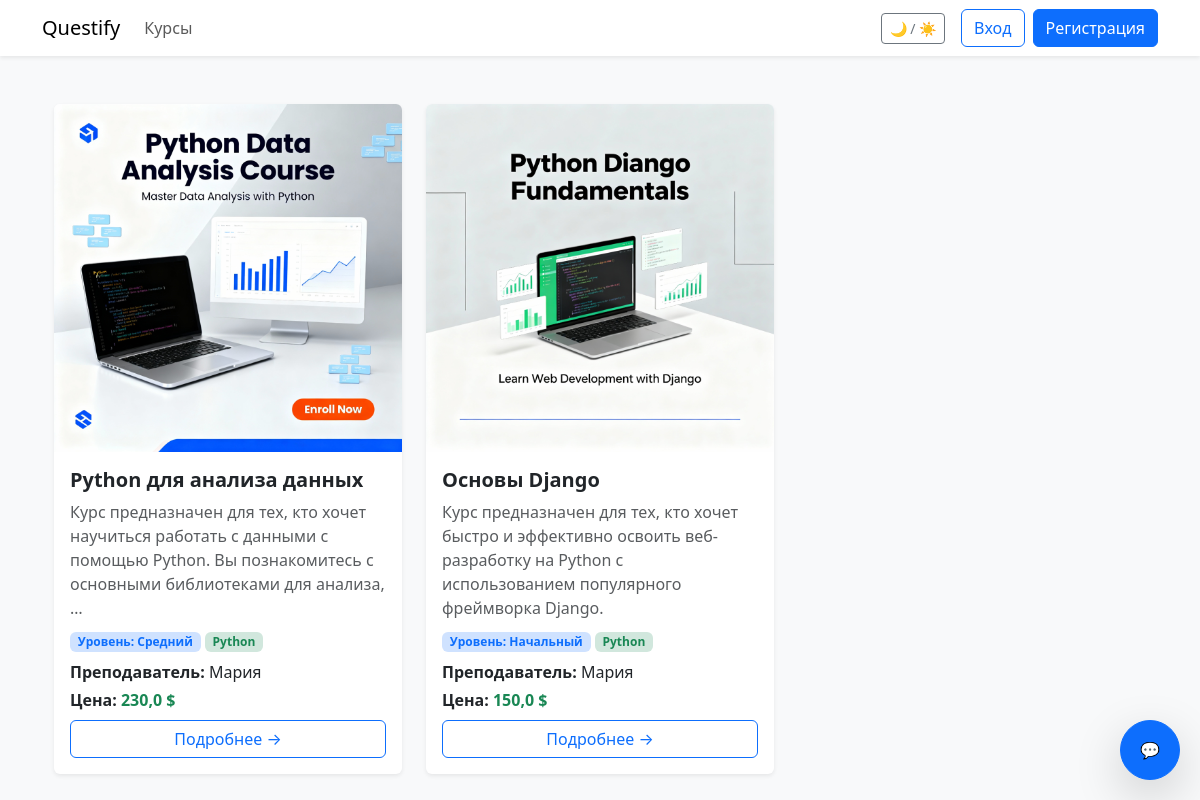
Page /course/ on the earlier database version.
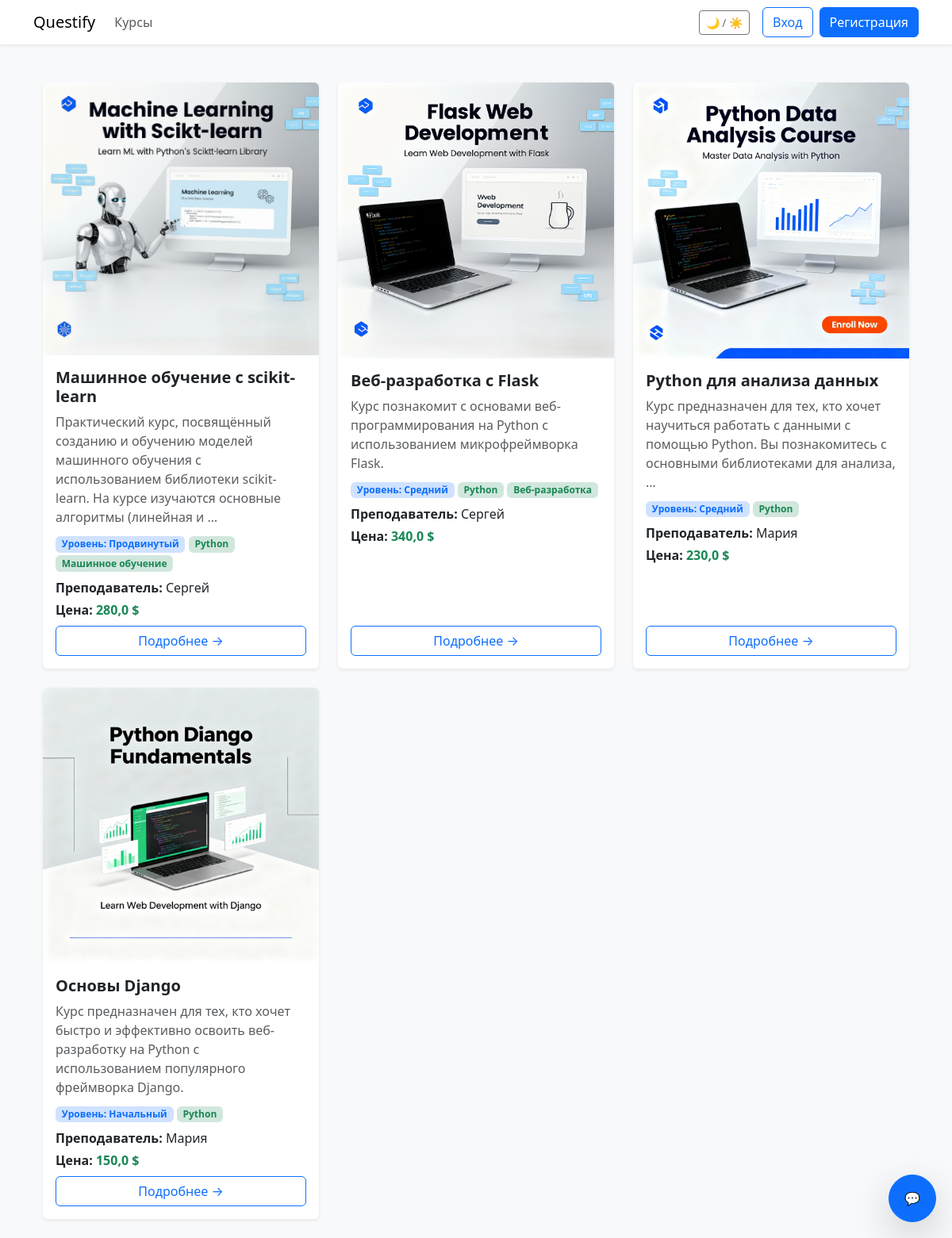
Same page on the later database version.
### course/models/course.py (models this page shows, shortened)
class Course(models.Model):
    class LevelChoices(models.IntegerChoices):
        BEGINNER = 1, "Начальный"
        INTERMEDIATE = 2, "Средний"
        ADVANCED = 3, "Продвинутый"
    title = models.CharField(max_length=200, verbose_name="Название", help_text="Название курса")
    description = models.TextField(null=True, verbose_name="Описание", blank=True)
    price = models.FloatField(null=True, verbose_name="Цена", blank=True)
    published = models.DateTimeField(db_index=True, verbose_name="Опубликовано", default=timezone.now)
    level = models.SmallIntegerField("Уровень сложности", choices=LevelChoices.choices, default=LevelChoices.BEGINNER)
    outcome = models.TextField(blank=True, null=True, help_text="Что студент сможет после прохождения курса")
    image = models.ImageField(upload_to="course_images/", blank=True, null=True)
    teacher = models.ForeignKey(settings.AUTH_USER_MODEL, on_delete=models.CASCADE, limit_choices_to={'role': 'teacher'}, default=1)
    category = models.ManyToManyField(Category, verbose_name="Категория", blank=True)
    students = models.ManyToManyField(CustomUser, related_name="enrolled_courses", blank=True)
    class Meta:
        verbose_name_plural = "Курсы"
        verbose_name = "Курс"
        ordering = ['-published']
        unique_together = ["title", "teacher"]
        get_latest_by = "published"

class Category(models.Model):
    name = models.CharField("Название категории", max_length=30, unique=True)
    class Meta:
        verbose_name = "Категория"
        verbose_name_plural = "Категории"

### users/models.py (models this page shows, shortened)
class CustomUser(AbstractUser):
    ROLE_CHOICES = [
        ('admin', 'Админ'),
        ('teacher', 'Преподаватель'),
        ('student', 'Студент'),
    ]
    role = models.CharField(max_length=20, choices=ROLE_CHOICES, default='student')

### course/views.py (the view, shortened to what this page needs)
# urls.py: path('', CourseListView.as_view(), name='course_list'),
class CourseListView(ListView):
    model = Course
    template_name = 'course/course_list.html'
    context_object_name = 'courses'
    ordering = ['-published']
    paginate_by = 6
    def get_queryset(self):
        queryset = super().get_queryset()
        q = self.request.GET.get('q', '').strip()
        return queryset

### course/templates/course/course_list.html (shortened to what this page needs)
{% extends "base.html" %}
{% load static %}
{% block content %}
<div class="container mt-5">
  <div id="course-list" class="row">
    {% for course in courses %}
      <div class="col-md-4 mb-4">
        <div class="card h-100 border-0 shadow-sm course-card">
          {% if course.image %}
            <img src="{{ course.image.url }}" class="card-img-top rounded-top" alt="{{ course.title }}" loading="lazy">
          {% else %}
            <img src="{% static 'img/default_course.png' %}" class="card-img-top rounded-top" alt="Нет изображения" loading="lazy">
          {% endif %}
          <div class="card-body d-flex flex-column">
            <h5 class="card-title fw-bold">{{ course.title }}</h5>
            <p class="text-muted mb-2">{{ course.description|truncatewords:20 }}</p>
            <div class="mb-2">
              <span class="badge bg-primary-subtle text-primary">Уровень: {{ course.get_level_display }}</span>
              {% for cat in course.category.all %}
                <span class="badge bg-success-subtle text-success">{{ cat.name }}</span>
              {% empty %}
                <span class="badge bg-secondary">Без категории</span>
              {% endfor %}
            </div>
            <p class="mb-1"><strong>Преподаватель:</strong> {{ course.teacher }}</p>
            <p class="mb-2"><strong>Цена:</strong> <span class="text-success fw-semibold">{{ course.price }} $</span></p>
            <a href="{% url 'course:course_detail' course.id %}" class="btn btn-outline-primary mt-auto">Подробнее →</a>
          </div>
        </div>
      </div>
    {% empty %}
      <div class="col-12 text-center py-5">
        <h5 class="text-muted">Курсы не найдены 😔</h5>
      </div>
    {% endfor %}
  </div>
  <button id="chatToggle" class="btn btn-primary rounded-circle shadow-lg"
          style="width: 60px; height: 60px; position: fixed; bottom: 20px; right: 20px; z-index: 2000; cursor: pointer;">
    💬
  </button>
</div>
{% endblock %}

### templates/base.html (shortened to what this page needs)
<!DOCTYPE html>
<html lang="ru" class="">
<head>
    <link href="https://cdn.jsdelivr.net/npm/bootstrap@5.3.0/dist/css/bootstrap.min.css" rel="stylesheet">
</head>
<body>
<nav class="navbar navbar-expand-lg shadow-sm">
  <div class="container">
    <a class="navbar-brand" href="{% url 'home' %}">Questify</a>
    <div class="collapse navbar-collapse" id="navbarNav">
      <ul class="navbar-nav me-auto">
        <li class="nav-item">
          <a class="nav-link" href="{% url 'course:course_list' %}">Курсы</a>
        </li>
      </ul>
      <ul class="navbar-nav ms-auto align-items-center">
        <li class="nav-item me-3">
            <button id="theme-toggle" class="btn btn-outline-secondary btn-sm">🌙 / ☀️</button>
        </li>
        {% if user.is_authenticated %}
          <li class="nav-item">
            <span class="navbar-text me-3">Привет, {{ user.username }}</span>
          </li>
          <li class="nav-item">
            <form method="post" action="{% url 'logout' %}" style="display:inline;">
             {% csrf_token %}
             <button type="submit" class="btn btn-outline-danger">🚪 Выйти</button>
            </form>
          </li>
        {% else %}
          <li class="nav-item me-2">
            <a class="btn btn-outline-primary" href="{% url 'login' %}">Вход</a>
          </li>
          <li class="nav-item">
            <a class="btn btn-primary" href="{% url 'register' %}">Регистрация</a>
          </li>
        {% endif %}
      </ul>
    </div>
  </div>
</nav>
<div class="container mt-4">
    {% block content %}{% endblock %}
</div>
</body>
</html>

### templates/base.html (style rules this page uses)
body.light { background-color: #f8f9fa; color: #212529; }
body.light .navbar { background-color: #ffffff !important; }
body.light .btn-primary { background-color: #0d6efd; border-color: #0d6efd; }

### course/templates/course/course_list.html (style rules this page uses)
.course-card { transition: transform 0.2s ease, box-shadow 0.3s ease; }
.bg-primary-subtle { background-color: #e8f0ff; }
.bg-success-subtle { background-color: #e6f9f0; }

Differences in the rows shown:
added Course: image (picture), title "Машинное обучение с scikit-learn", description "Практический курс, посвящённый созданию и обучению моделей машинного обучения с использованием библиотеки scikit-learn. На курсе изучаются основные алгоритмы (линейная и …", level "Продвинутый", teacher "Сергей", price "280,0", Category (name "Python")
added Category: name "Машинное обучение", shown under "Машинное обучение с scikit-learn"
added Course: image (picture), title "Веб-разработка с Flask", description "Курс познакомит с основами веб-программирования на Python с использованием микрофреймворка Flask.", level "Средний", teacher "Сергей", price "340,0", Category (name "Python")
now on this page (row unchanged): Category: name "Веб-разработка", shown under "Веб-разработка с Flask"
